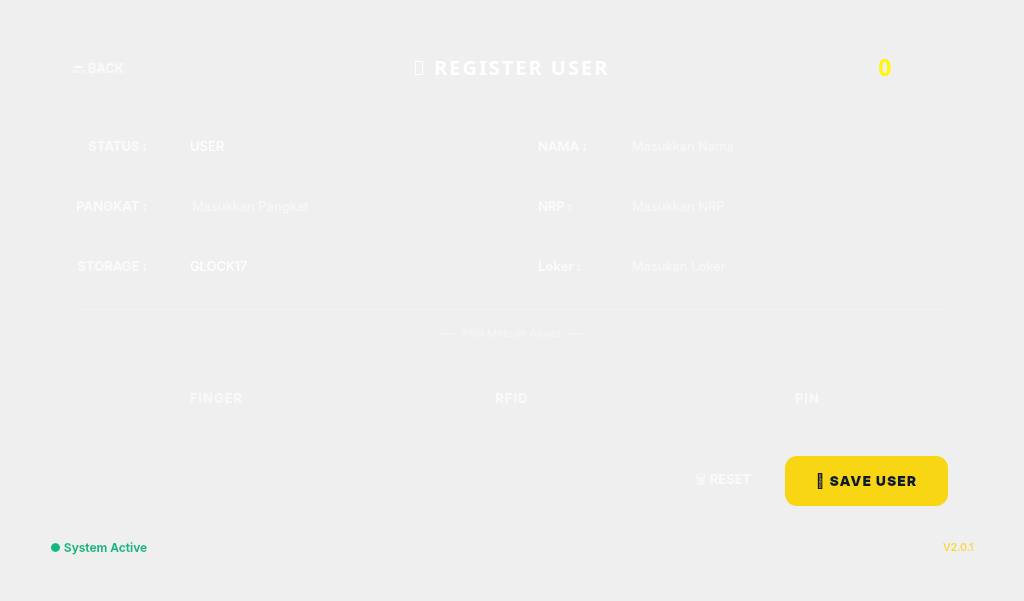
<?xml version="1.0" encoding="UTF-8"?>
<ui version="4.0">
 <class>MainWindow</class>
 <widget class="QMainWindow" name="MainWindow">
  <property name="geometry">
   <rect>
    <x>0</x>
    <y>0</y>
    <width>1024</width>
    <height>601</height>
   </rect>
  </property>
  <property name="windowTitle">
   <string>SignalPro - Register User</string>
  </property>
  <property name="styleSheet">
   <string notr="true">QMainWindow {
    background: qlineargradient(
        x1: 0, y1: 0, x2: 1, y2: 1,
        stop: 0 #0a1628,
        stop: 0.4 #142240,
        stop: 0.7 #1a2a4a,
        stop: 1 #0d1f3c
    );
}

QFrame#frame {
    background: rgba(255, 255, 255, 0.04);
    border-radius: 30px;
    border: none;
}

QFrame#frame_header {
    background: rgba(255, 255, 255, 0.02);
    border: none;
    border-bottom: 1px solid rgba(255, 255, 255, 0.05);
   
}

QLabel#labelTitle {
    color: #ffffff;
    font-family: Plus Jakarta Sans;
    font-size: 20px;
    font-weight: 700;
    background: transparent;
    border: none;
    letter-spacing: 2px;
}

QLabel#labelForm {
    color: rgba(255, 255, 255, 0.70);
    font-family: Inter;
    font-size: 13px;
    font-weight: 600;
    background: transparent;
    border: none;
}

QLineEdit {
    background: rgba(255, 255, 255, 0.04);
    border: 1px solid rgba(255, 255, 255, 0.08);
    border-radius: 10px;
    padding: 8px 12px;
    color: #ffffff;
    font-family: Inter;
    font-size: 13px;
    min-height: 32px;
}

QLineEdit:focus {
	border: 1px solid #FFF701;
    
    background: rgba(2, 72, 193, 0.08);
}

QComboBox {
    background: rgba(255, 255, 255, 0.04);
    border: 1px solid rgba(255, 255, 255, 0.08);
    border-radius: 10px;
    padding: 8px 12px;
    color: #ffffff;
    font-family: Inter;
    font-size: 13px;
    min-height: 32px;
}

QComboBox:focus {
    border: 1px solid #FFF701;
}

QComboBox::drop-down {
    border: none;
    width: 28px;
}

QComboBox::down-arrow {
    image: url(../assets/down.png);
    width: 12px;
    height: 12px;
}

QComboBox QAbstractItemView {
    background-color: #0d1a30;
    color: white;
    selection-background-color: #0248c1;
    selection-color: white;
    border: 1px solid rgba(255,255,255,0.08);
}

QPushButton#btReset, QPushButton#btBack {
    background: rgba(255, 255, 255, 0.04);
    border: 1px solid rgba(255, 255, 255, 0.08);
    border-radius: 12px;
    color: rgba(255, 255, 255, 0.70);
    font-family: Inter;
    font-size: 13px;
    font-weight: 500;
    padding: 8px 20px;
    min-height: 32px;
}

QPushButton#btReset:hover, QPushButton#btBack:hover {
    background: rgba(255, 255, 255, 0.08);
    border: 1px solid rgba(255, 255, 255, 0.20);
}


QFrame#frame_status {
    background: rgba(255, 255, 255, 0.02);
    border-radius: 0 0 30px 30px;
    border: none;
    border-top: 1px solid rgba(255, 255, 255, 0.04);
}

QLabel#statusLabel {
    color: #10b981;
    font-family: Inter;
    font-size: 12px;
    font-weight: 500;
    background: transparent;
    border: none;
}

QLabel#labelVersion {
    color: #f8d613;
    font-family: Inter;
    font-size: 11px;
    font-weight: 400;
    background: transparent;
    border: none;
}

QScrollBar:vertical {
    background: rgba(255, 255, 255, 0.02);
    border: none;
    border-radius: 8px;
    width: 4px;
}

QScrollBar::handle:vertical {
    background: rgba(255, 255, 255, 0.08);
    border-radius: 8px;
    min-height: 30px;
}

QScrollBar::handle:vertical:hover {
    background: rgba(248, 214, 19, 0.20);
}

QScrollBar::add-line:vertical, QScrollBar::sub-line:vertical {
    height: 0px;
}
</string>
  </property>
  <widget class="QWidget" name="centralwidget">
   <property name="styleSheet">
    <string notr="true">background-color: transparent;</string>
   </property>
   <layout class="QHBoxLayout" name="horizontalLayout_main">
    <property name="spacing">
     <number>0</number>
    </property>
    <property name="leftMargin">
     <number>35</number>
    </property>
    <property name="topMargin">
     <number>35</number>
    </property>
    <property name="rightMargin">
     <number>35</number>
    </property>
    <property name="bottomMargin">
     <number>35</number>
    </property>
    <item>
     <widget class="QFrame" name="frame">
      <property name="frameShape">
       <enum>QFrame::StyledPanel</enum>
      </property>
      <property name="frameShadow">
       <enum>QFrame::Raised</enum>
      </property>
      <layout class="QVBoxLayout" name="verticalLayout_main">
       <property name="spacing">
        <number>0</number>
       </property>
       <property name="leftMargin">
        <number>0</number>
       </property>
       <property name="topMargin">
        <number>0</number>
       </property>
       <property name="rightMargin">
        <number>0</number>
       </property>
       <property name="bottomMargin">
        <number>0</number>
       </property>
       <item>
        <widget class="QFrame" name="frame_header">
         <property name="maximumSize">
          <size>
           <width>16777215</width>
           <height>65</height>
          </size>
         </property>
         <property name="frameShape">
          <enum>QFrame::StyledPanel</enum>
         </property>
         <property name="frameShadow">
          <enum>QFrame::Raised</enum>
         </property>
         <layout class="QHBoxLayout" name="horizontalLayout_header">
          <property name="spacing">
           <number>0</number>
          </property>
          <property name="leftMargin">
           <number>15</number>
          </property>
          <property name="topMargin">
           <number>8</number>
          </property>
          <property name="rightMargin">
           <number>15</number>
          </property>
          <property name="bottomMargin">
           <number>8</number>
          </property>
          <item alignment="Qt::AlignLeft">
           <widget class="QPushButton" name="btBack">
            <property name="minimumSize">
             <size>
              <width>90</width>
              <height>50</height>
             </size>
            </property>
            <property name="text">
             <string>🔙 BACK</string>
            </property>
           </widget>
          </item>
          <item>
           <spacer name="horizontalSpacer_2">
            <property name="orientation">
             <enum>Qt::Horizontal</enum>
            </property>
            <property name="sizeHint" stdset="0">
             <size>
              <width>40</width>
              <height>20</height>
             </size>
            </property>
           </spacer>
          </item>
          <item alignment="Qt::AlignHCenter">
           <widget class="QLabel" name="labelTitle">
            <property name="text">
             <string>📝 REGISTER USER</string>
            </property>
           </widget>
          </item>
          <item>
           <spacer name="horizontalSpacer">
            <property name="orientation">
             <enum>Qt::Horizontal</enum>
            </property>
            <property name="sizeHint" stdset="0">
             <size>
              <width>40</width>
              <height>20</height>
             </size>
            </property>
           </spacer>
          </item>
          <item>
           <widget class="QPushButton" name="btNotif">
            <property name="maximumSize">
             <size>
              <width>50</width>
              <height>40</height>
             </size>
            </property>
            <property name="styleSheet">
             <string notr="true">color: rgb(255, 247, 1);
font-family: Space Grotesk;
font-size: 23px;
font-weight: 700;
background: transparent;
border: none;
letter-spacing: 6px;
</string>
            </property>
            <property name="text">
             <string>0</string>
            </property>
            <property name="icon">
             <iconset>
              <normaloff>../assets/icon/bell-solid-full.svg</normaloff>../assets/icon/bell-solid-full.svg</iconset>
            </property>
            <property name="iconSize">
             <size>
              <width>30</width>
              <height>30</height>
             </size>
            </property>
           </widget>
          </item>
          <item>
           <spacer name="horizontalSpacer_3">
            <property name="orientation">
             <enum>Qt::Horizontal</enum>
            </property>
            <property name="sizeType">
             <enum>QSizePolicy::Fixed</enum>
            </property>
            <property name="sizeHint" stdset="0">
             <size>
              <width>40</width>
              <height>20</height>
             </size>
            </property>
           </spacer>
          </item>
          <item alignment="Qt::AlignRight">
           <widget class="QPushButton" name="btCls_regis">
            <property name="minimumSize">
             <size>
              <width>36</width>
              <height>28</height>
             </size>
            </property>
            <property name="styleSheet">
             <string notr="true">QPushButton{
    background: rgba(255, 255, 255, 0.03);
    border: none;
    border-radius: 8px;
}

QPushButton:hover {
    background: rgba(255, 70, 70, 0.15);
}

QPushButton:pressed {
    background: rgba(255, 70, 70, 0.30);
}</string>
            </property>
            <property name="text">
             <string/>
            </property>
            <property name="icon">
             <iconset>
              <normaloff>../assets/x.png</normaloff>../assets/x.png</iconset>
            </property>
            <property name="iconSize">
             <size>
              <width>20</width>
              <height>20</height>
             </size>
            </property>
           </widget>
          </item>
         </layout>
        </widget>
       </item>
       <item>
        <widget class="QFrame" name="frame_body">
         <property name="frameShape">
          <enum>QFrame::StyledPanel</enum>
         </property>
         <property name="frameShadow">
          <enum>QFrame::Raised</enum>
         </property>
         <layout class="QVBoxLayout" name="verticalLayout_body">
          <property name="spacing">
           <number>16</number>
          </property>
          <property name="leftMargin">
           <number>40</number>
          </property>
          <property name="topMargin">
           <number>20</number>
          </property>
          <property name="rightMargin">
           <number>40</number>
          </property>
          <property name="bottomMargin">
           <number>20</number>
          </property>
          <item>
           <layout class="QGridLayout" name="gridLayout_form">
            <property name="horizontalSpacing">
             <number>30</number>
            </property>
            <property name="verticalSpacing">
             <number>10</number>
            </property>
            <item row="2" column="2">
             <widget class="QLabel" name="labelLoker">
              <property name="styleSheet">
               <string notr="true">color: rgba(255,255,255,0.70);
font-family: Inter;
font-size: 13px;
font-weight: 600;
background: transparent;
border: none;</string>
              </property>
              <property name="text">
               <string>Loker :</string>
              </property>
             </widget>
            </item>
            <item row="0" column="2">
             <widget class="QLabel" name="labelNama">
              <property name="styleSheet">
               <string notr="true">color: rgba(255,255,255,0.70);
font-family: Inter;
font-size: 13px;
font-weight: 600;
background: transparent;
border: none;</string>
              </property>
              <property name="text">
               <string>NAMA :</string>
              </property>
              <property name="alignment">
               <set>Qt::AlignLeading|Qt::AlignLeft|Qt::AlignVCenter</set>
              </property>
             </widget>
            </item>
            <item row="0" column="3">
             <widget class="QLineEdit" name="lbName">
              <property name="placeholderText">
               <string>Masukkan Nama</string>
              </property>
             </widget>
            </item>
            <item row="0" column="0">
             <widget class="QLabel" name="labelStatus">
              <property name="styleSheet">
               <string notr="true">color: rgba(255,255,255,0.70);
font-family: Inter;
font-size: 13px;
font-weight: 600;
background: transparent;
border: none;</string>
              </property>
              <property name="text">
               <string>STATUS :</string>
              </property>
              <property name="alignment">
               <set>Qt::AlignRight|Qt::AlignTrailing|Qt::AlignVCenter</set>
              </property>
             </widget>
            </item>
            <item row="0" column="1">
             <widget class="QComboBox" name="cbState">
              <item>
               <property name="text">
                <string>USER</string>
               </property>
              </item>
              <item>
               <property name="text">
                <string>OPERATOR</string>
               </property>
              </item>
             </widget>
            </item>
            <item row="1" column="0">
             <widget class="QLabel" name="labelNrp">
              <property name="styleSheet">
               <string notr="true">color: rgba(255,255,255,0.70);
font-family: Inter;
font-size: 13px;
font-weight: 600;
background: transparent;
border: none;</string>
              </property>
              <property name="text">
               <string>PANGKAT :</string>
              </property>
              <property name="alignment">
               <set>Qt::AlignRight|Qt::AlignTrailing|Qt::AlignVCenter</set>
              </property>
             </widget>
            </item>
            <item row="1" column="2">
             <widget class="QLabel" name="labelPangkat">
              <property name="styleSheet">
               <string notr="true">color: rgba(255,255,255,0.70);
font-family: Inter;
font-size: 13px;
font-weight: 600;
background: transparent;
border: none;</string>
              </property>
              <property name="text">
               <string>NRP : </string>
              </property>
              <property name="alignment">
               <set>Qt::AlignLeading|Qt::AlignLeft|Qt::AlignVCenter</set>
              </property>
             </widget>
            </item>
            <item row="1" column="1">
             <widget class="QLineEdit" name="lbTitle">
              <property name="placeholderText">
               <string>Masukkan Pangkat</string>
              </property>
             </widget>
            </item>
            <item row="2" column="1">
             <widget class="QComboBox" name="cbStorage">
              <item>
               <property name="text">
                <string>GLOCK17</string>
               </property>
              </item>
              <item>
               <property name="text">
                <string>AUGStyer</string>
               </property>
              </item>
             </widget>
            </item>
            <item row="2" column="0">
             <widget class="QLabel" name="labelStorage">
              <property name="styleSheet">
               <string notr="true">color: rgba(255,255,255,0.70);
font-family: Inter;
font-size: 13px;
font-weight: 600;
background: transparent;
border: none;</string>
              </property>
              <property name="text">
               <string>STORAGE :</string>
              </property>
              <property name="alignment">
               <set>Qt::AlignRight|Qt::AlignTrailing|Qt::AlignVCenter</set>
              </property>
             </widget>
            </item>
            <item row="1" column="3">
             <widget class="QLineEdit" name="lbNRP">
              <property name="placeholderText">
               <string>Masukkan NRP</string>
              </property>
             </widget>
            </item>
            <item row="2" column="3">
             <widget class="QLineEdit" name="lbLoker">
              <property name="text">
               <string/>
              </property>
              <property name="placeholderText">
               <string>Masukan Loker</string>
              </property>
             </widget>
            </item>
           </layout>
          </item>
          <item>
           <widget class="Line" name="line_divider">
            <property name="styleSheet">
             <string notr="true">background: rgba(255,255,255,0.06);</string>
            </property>
            <property name="orientation">
             <enum>Qt::Horizontal</enum>
            </property>
           </widget>
          </item>
          <item>
           <widget class="QLabel" name="labelMethod">
            <property name="styleSheet">
             <string notr="true">color: rgba(255,255,255,0.40);
font-family: Inter;
font-size: 11px;
font-weight: 400;
background: transparent;
border: none;</string>
            </property>
            <property name="text">
             <string>───  Pilih Metode Akses  ───</string>
            </property>
            <property name="alignment">
             <set>Qt::AlignCenter</set>
            </property>
           </widget>
          </item>
          <item>
           <layout class="QHBoxLayout" name="horizontalLayout_methods">
            <property name="spacing">
             <number>15</number>
            </property>
            <item>
             <widget class="QPushButton" name="btRSFinger">
              <property name="minimumSize">
               <size>
                <width>0</width>
                <height>84</height>
               </size>
              </property>
              <property name="styleSheet">
               <string notr="true">QPushButton {
    background: rgba(255, 255, 255, 0.03);
    border: 2px solid rgba(255, 255, 255, 0.06);
    border-radius: 18px;
    color: rgba(255, 255, 255, 0.60);
    font-family: Inter;
    font-size: 13px;
    font-weight: 600;
    letter-spacing: 1px;
    min-height: 80px;
}

QPushButton:hover{
    background: rgba(2, 72, 193, 0.12);
    border: 2px solid #0248c1;
    color: #ffffff;
}

QPushButton:pressed {
    background: rgba(2, 72, 193, 0.25);
}</string>
              </property>
              <property name="text">
               <string>FINGER</string>
              </property>
              <property name="icon">
               <iconset>
                <normaloff>../assets/finger.png</normaloff>../assets/finger.png</iconset>
              </property>
              <property name="iconSize">
               <size>
                <width>50</width>
                <height>50</height>
               </size>
              </property>
             </widget>
            </item>
            <item>
             <widget class="QPushButton" name="btRSId">
              <property name="minimumSize">
               <size>
                <width>0</width>
                <height>84</height>
               </size>
              </property>
              <property name="styleSheet">
               <string notr="true">QPushButton {
    background: rgba(255, 255, 255, 0.03);
    border: 2px solid rgba(255, 255, 255, 0.06);
    border-radius: 18px;
    color: rgba(255, 255, 255, 0.60);
    font-family: Inter;
    font-size: 13px;
    font-weight: 600;
    letter-spacing: 1px;
    min-height: 80px;
}

QPushButton:hover{
    background: rgba(2, 72, 193, 0.12);
    border: 2px solid #0248c1;
    color: #ffffff;
}

QPushButton:pressed {
    background: rgba(2, 72, 193, 0.25);
}</string>
              </property>
              <property name="text">
               <string>RFID</string>
              </property>
              <property name="icon">
               <iconset>
                <normaloff>../assets/rfid.png</normaloff>../assets/rfid.png</iconset>
              </property>
              <property name="iconSize">
               <size>
                <width>50</width>
                <height>50</height>
               </size>
              </property>
             </widget>
            </item>
            <item>
             <widget class="QPushButton" name="btRSPin">
              <property name="minimumSize">
               <size>
                <width>0</width>
                <height>84</height>
               </size>
              </property>
              <property name="styleSheet">
               <string notr="true">QPushButton {
    background: rgba(255, 255, 255, 0.03);
    border: 2px solid rgba(255, 255, 255, 0.06);
    border-radius: 18px;
    color: rgba(255, 255, 255, 0.60);
    font-family: Inter;
    font-size: 13px;
    font-weight: 600;
    letter-spacing: 1px;
    min-height: 80px;
}

QPushButton:hover{
    background: rgba(2, 72, 193, 0.12);
    border: 2px solid #0248c1;
    color: #ffffff;
}

QPushButton:pressed {
    background: rgba(2, 72, 193, 0.25);
}</string>
              </property>
              <property name="text">
               <string>PIN</string>
              </property>
              <property name="icon">
               <iconset>
                <normaloff>../assets/pin.png</normaloff>../assets/pin.png</iconset>
              </property>
              <property name="iconSize">
               <size>
                <width>50</width>
                <height>50</height>
               </size>
              </property>
             </widget>
            </item>
           </layout>
          </item>
          <item>
           <layout class="QHBoxLayout" name="horizontalLayout_actions">
            <property name="spacing">
             <number>12</number>
            </property>
            <item>
             <spacer name="horizontalSpacer_action">
              <property name="orientation">
               <enum>Qt::Horizontal</enum>
              </property>
              <property name="sizeHint" stdset="0">
               <size>
                <width>40</width>
                <height>20</height>
               </size>
              </property>
             </spacer>
            </item>
            <item>
             <widget class="QPushButton" name="btReset">
              <property name="minimumSize">
               <size>
                <width>100</width>
                <height>50</height>
               </size>
              </property>
              <property name="text">
               <string>🗑️ RESET</string>
              </property>
             </widget>
            </item>
            <item>
             <widget class="QPushButton" name="btConfirm">
              <property name="minimumSize">
               <size>
                <width>140</width>
                <height>50</height>
               </size>
              </property>
              <property name="styleSheet">
               <string notr="true">QPushButton {
    background: #f8d613;
    border: none;
    border-radius: 12px;
    color: #0d1a30;
    font-family: Inter;
    font-size: 14px;
    font-weight: 700;
    padding: 10px 30px;
    letter-spacing: 1px;
    min-height: 30px;
}

QPushButton:hover {
    background: #ffe44d;
}

QPushButton:pressed {
    background: #d4b800;
}</string>
              </property>
              <property name="text">
               <string>💾 SAVE USER</string>
              </property>
             </widget>
            </item>
           </layout>
          </item>
         </layout>
        </widget>
       </item>
       <item>
        <widget class="QFrame" name="frame_status">
         <property name="maximumSize">
          <size>
           <width>16777215</width>
           <height>40</height>
          </size>
         </property>
         <property name="frameShape">
          <enum>QFrame::StyledPanel</enum>
         </property>
         <property name="frameShadow">
          <enum>QFrame::Raised</enum>
         </property>
         <layout class="QHBoxLayout" name="horizontalLayout_status">
          <property name="leftMargin">
           <number>15</number>
          </property>
          <property name="topMargin">
           <number>5</number>
          </property>
          <property name="rightMargin">
           <number>15</number>
          </property>
          <property name="bottomMargin">
           <number>5</number>
          </property>
          <item alignment="Qt::AlignLeft">
           <widget class="QLabel" name="statusLabel">
            <property name="font">
             <font>
              <family>Inter</family>
              <pointsize>-1</pointsize>
              <weight>62</weight>
              <bold>true</bold>
             </font>
            </property>
            <property name="text">
             <string>● System Active</string>
            </property>
           </widget>
          </item>
          <item>
           <spacer name="horizontalSpacer_status">
            <property name="orientation">
             <enum>Qt::Horizontal</enum>
            </property>
            <property name="sizeHint" stdset="0">
             <size>
              <width>40</width>
              <height>20</height>
             </size>
            </property>
           </spacer>
          </item>
          <item alignment="Qt::AlignRight">
           <widget class="QLabel" name="labelVersion">
            <property name="font">
             <font>
              <family>Inter</family>
              <pointsize>-1</pointsize>
              <weight>50</weight>
              <bold>false</bold>
             </font>
            </property>
            <property name="text">
             <string>V2.0.1</string>
            </property>
           </widget>
          </item>
         </layout>
        </widget>
       </item>
      </layout>
     </widget>
    </item>
   </layout>
  </widget>
 </widget>
 <resources/>
 <connections/>
</ui>
